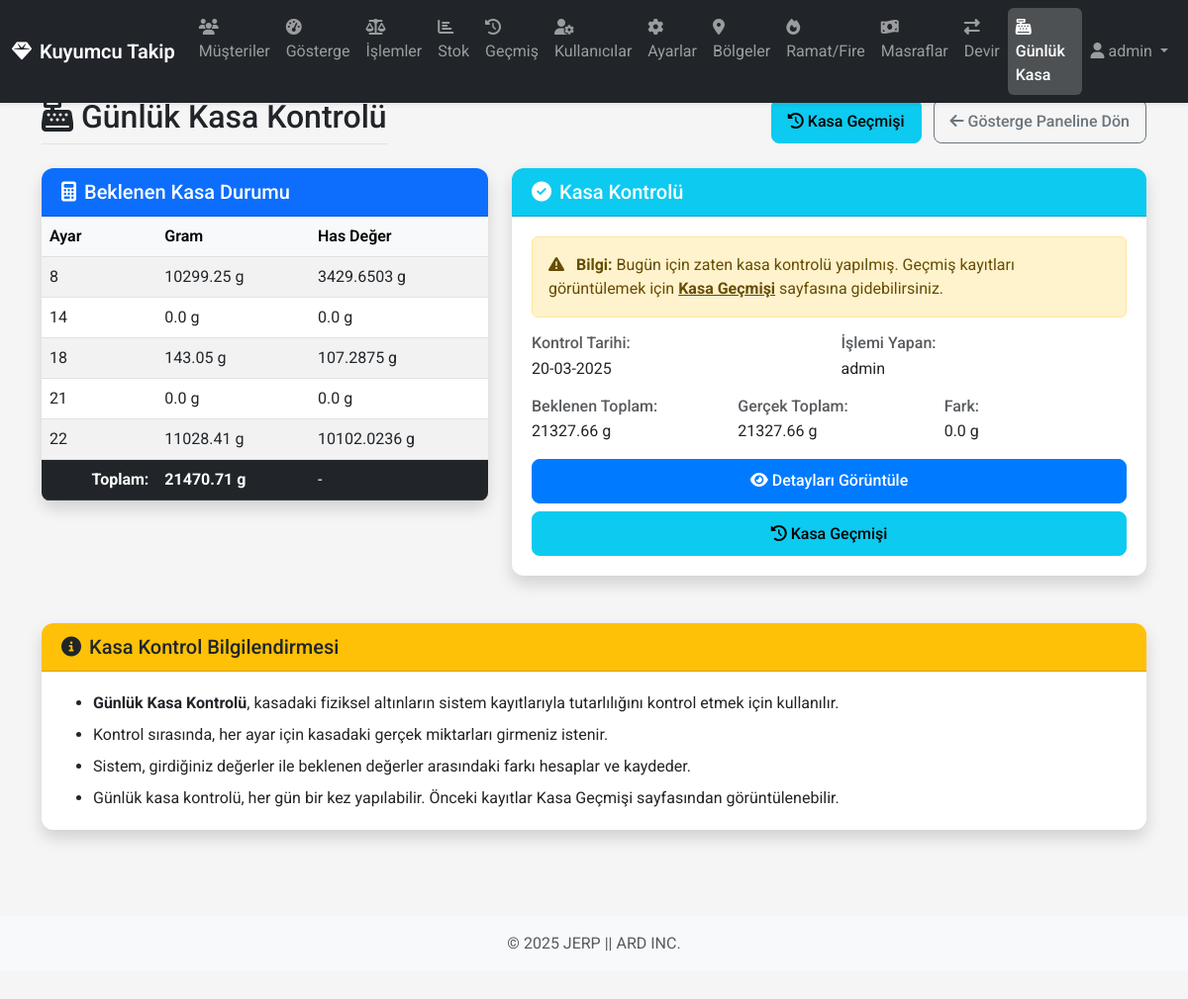
Page /daily-vault (signed in) on the committed database.
### app/models/database.py (models this page shows, shortened)
class User(db.Model, UserMixin):
    __tablename__ = 'users'
    id = db.Column(db.Integer, primary_key=True)
    username = db.Column(db.String(64), unique=True, nullable=False)
    password_hash = db.Column(db.String(128), nullable=False)
    is_admin = db.Column(db.Boolean, default=False)
    role = db.Column(db.String(20), default='staff')
    created_by_id = db.Column(db.Integer, db.ForeignKey('users.id'))
    created_at = db.Column(db.DateTime, default=datetime.utcnow)
    created_by = db.relationship('User', remote_side=[id], backref=db.backref('created_users', lazy='dynamic'))
    def has_role(self, role):
        if self.is_admin:
            return True
        if role == 'manager' and self.role == 'manager':
            return True
        if role == 'staff' and (self.role == 'manager' or self.role == 'staff'):
            return True
        return False

class Setting(db.Model):
    __tablename__ = 'settings'
    id = db.Column(db.Integer, primary_key=True)
    name = db.Column(db.String(10), unique=True, nullable=False)
    purity_per_thousand = db.Column(db.Integer, nullable=False, default=916)  # Varsayılan değer 22 ayar için

class DailyVault(db.Model):
    __tablename__ = 'daily_vaults'
    id = db.Column(db.Integer, primary_key=True)
    date = db.Column(db.Date, default=datetime.utcnow().date, nullable=False)
    expected_total = db.Column(db.Float, nullable=False)  # Sistemde beklenen toplam
    actual_total = db.Column(db.Float, nullable=False)  # Girilen gerçek toplam
    difference = db.Column(db.Float, nullable=False)  # Fark
    user_id = db.Column(db.Integer, db.ForeignKey('users.id'))
    notes = db.Column(db.Text)
    user = db.relationship('User')
    details = db.relationship('DailyVaultDetail', backref='daily_vault', lazy='dynamic')

### app/routes/views.py (the view, shortened to what this page needs)
@main_bp.route('/daily-vault', methods=['GET', 'POST'])
@login_required
def daily_vault():
    expected_data = SystemManager.calculate_vault_expected()
    today = datetime.utcnow().date()
    today_record = DailyVault.query.filter(DailyVault.date == today).first()
    return render_template(
        'daily_vault.html',
        expected_data=expected_data,
        today_record=today_record
    )

### app/templates/daily_vault.html (shortened to what this page needs)
{% extends 'base.html' %}
{% block content %}
<div class="row mb-4">
    <div class="col">
        <div class="d-flex justify-content-between align-items-center flex-wrap">
            <h2 class="border-bottom pb-2 mb-0">
                <i class="fas fa-cash-register me-2"></i>Günlük Kasa Kontrolü
            </h2>
            <div class="mt-2 mt-md-0">
                <a href="{{ url_for('main.daily_vault_history') }}" class="btn btn-info me-2">
                    <i class="fas fa-history me-1"></i><span class="d-none d-md-inline-block">Kasa Geçmişi</span>
                </a>
                <a href="{{ url_for('main.dashboard') }}" class="btn btn-outline-secondary">
                    <i class="fas fa-arrow-left me-1"></i><span class="d-none d-md-inline-block">Gösterge Paneline Dön</span>
                </a>
            </div>
        </div>
    </div>
</div>
<div class="row">
    <div class="col-lg-5 mb-4">
        <div class="card shadow">
            <div class="card-header bg-primary text-white">
                <h5 class="mb-0"><i class="fas fa-calculator me-2"></i>Beklenen Kasa Durumu</h5>
            </div>
            <div class="card-body p-0">
                <div class="table-responsive">
                    <table class="table table-hover table-striped mb-0" id="expected-vault-table">
                        <thead class="table-light">
                            <tr>
                                <th>Ayar</th>
                                <th>Gram</th>
                                <th>Has Değer</th>
                            </tr>
                        </thead>
                        <tbody>
                            {% for setting_id, setting_data in expected_data.details.items() %}
                            <tr>
                                <td>{{ setting_data.setting.name }}</td>
                                <td>{{ setting_data.gram|round(2) }} g</td>
                                <td>{{ (setting_data.gram * setting_data.setting.purity_per_thousand / 1000)|round(4) }} g</td>
                            </tr>
                            {% endfor %}
                        </tbody>
                        <tfoot class="table-dark">
                            <tr>
                                <td colspan="1" class="fw-bold text-end">Toplam:</td>
                                <td class="fw-bold">{{ expected_data.total|round(2) }} g</td>
                                <td>-</td>
                            </tr>
                        </tfoot>
                    </table>
                </div>
            </div>
        </div>
    </div>
    <div class="col-lg-7 mb-4">
        <div class="card shadow">
            <div class="card-header bg-info text-white">
                <h5 class="mb-0"><i class="fas fa-check-circle me-2"></i>Kasa Kontrolü</h5>
            </div>
            <div class="card-body">
                {% if today_record %}
                <div class="alert alert-warning">
                    <i class="fas fa-exclamation-triangle me-2"></i>
                    <strong>Bilgi:</strong> Bugün için zaten kasa kontrolü yapılmış. Geçmiş kayıtları görüntülemek için
                    <a href="{{ url_for('main.daily_vault_history') }}" class="alert-link">Kasa Geçmişi</a> sayfasına gidebilirsiniz.
                </div>
                <div class="row">
                    <div class="col-md-6 mb-3">
                        <h6 class="text-muted mb-1">Kontrol Tarihi:</h6>
                        <p class="mb-0">{{ today_record.date.strftime('%d-%m-%Y') }}</p>
                    </div>
                    <div class="col-md-6 mb-3">
                        <h6 class="text-muted mb-1">İşlemi Yapan:</h6>
                        <p class="mb-0">{{ today_record.user.username }}</p>
                    </div>
                </div>
                <div class="row">
                    <div class="col-md-4 mb-3">
                        <h6 class="text-muted mb-1">Beklenen Toplam:</h6>
                        <p class="mb-0">{{ today_record.expected_total|round(2) }} g</p>
                    </div>
                    <div class="col-md-4 mb-3">
                        <h6 class="text-muted mb-1">Gerçek Toplam:</h6>
                        <p class="mb-0">{{ today_record.actual_total|round(2) }} g</p>
                    </div>
                    <div class="col-md-4 mb-3">
                        <h6 class="text-muted mb-1">Fark:</h6>
                        <p class="mb-0 {{ 'text-danger' if today_record.difference < 0 else 'text-success' if today_record.difference > 0 else '' }}">
                            {{ today_record.difference|round(2) }} g
                        </p>
                    </div>
                </div>
                <div class="d-grid gap-2">
                    <a href="{{ url_for('main.daily_vault_detail', vault_id=today_record.id) }}" class="btn btn-primary">
                        <i class="fas fa-eye me-1"></i>Detayları Görüntüle
                    </a>
                    <a href="{{ url_for('main.daily_vault_history') }}" class="btn btn-info">
                        <i class="fas fa-history me-1"></i>Kasa Geçmişi
                    </a>
                </div>
                {% endif %}
            </div>
        </div>
    </div>
</div>
<div class="row">
    <div class="col-12">
        <div class="card shadow">
            <div class="card-header bg-warning text-dark">
                <h5 class="mb-0"><i class="fas fa-info-circle me-2"></i>Kasa Kontrol Bilgilendirmesi</h5>
            </div>
            <div class="card-body">
                <ul class="mb-0">
                    <li class="mb-2">
                        <strong>Günlük Kasa Kontrolü</strong>, kasadaki fiziksel altınların sistem kayıtlarıyla tutarlılığını kontrol etmek için kullanılır.
                    </li>
                    <li class="mb-2">
                        Kontrol sırasında, her ayar için kasadaki gerçek miktarları girmeniz istenir.
                    </li>
                    <li class="mb-2">
                        Sistem, girdiğiniz değerler ile beklenen değerler arasındaki farkı hesaplar ve kaydeder.
                    </li>
                    <li>
                        Günlük kasa kontrolü, her gün bir kez yapılabilir. Önceki kayıtlar Kasa Geçmişi sayfasından görüntülenebilir.
                    </li>
                </ul>
            </div>
        </div>
    </div>
</div>
{% endblock %}

### app/templates/base.html (shortened to what this page needs)
<!DOCTYPE html>
<html lang="tr">
<head>
    <link href="https://cdn.jsdelivr.net/npm/bootstrap@5.3.0/dist/css/bootstrap.min.css" rel="stylesheet">
    <link rel="stylesheet" href="https://cdnjs.cloudflare.com/ajax/libs/font-awesome/6.4.0/css/all.min.css">
    <link rel="stylesheet" href="{{ url_for('static', filename='css/style.css') }}">
    <link rel="stylesheet" href="{{ url_for('static', filename='css/mobile.css') }}">
</head>
<body>
    {% if current_user.is_authenticated %}
    <nav class="navbar navbar-expand-lg navbar-dark bg-dark fixed-top">
        <div class="container-fluid">
            <a class="navbar-brand d-flex align-items-center" href="{{ url_for('main.dashboard') }}">
                <i class="fas fa-gem me-2"></i>Kuyumcu Takip
            </a>
            <div class="collapse navbar-collapse" id="navbarNav">
                <ul class="navbar-nav me-auto">
                    <li class="nav-item">
                        <a class="nav-link {% if request.endpoint == 'main.customers' %}active{% endif %}" href="{{ url_for('main.customers') }}">
                            <i class="fas fa-users nav-icon"></i>
                            <span class="nav-text">Müşteriler</span>
                        </a>
                    </li>
                    <li class="nav-item">
                        <a class="nav-link {% if request.endpoint == 'main.dashboard' %}active{% endif %}" href="{{ url_for('main.dashboard') }}">
                            <i class="fas fa-tachometer-alt nav-icon"></i>
                            <span class="nav-text">Gösterge</span>
                        </a>
                    </li>
                    <li class="nav-item">
                        <a class="nav-link {% if request.endpoint == 'main.operations' %}active{% endif %}" href="{{ url_for('main.operations') }}">
                            <i class="fas fa-balance-scale nav-icon"></i>
                            <span class="nav-text">İşlemler</span>
                        </a>
                    </li>
                    <li class="nav-item">
                        <a class="nav-link {% if request.endpoint == 'main.stock' %}active{% endif %}" href="{{ url_for('main.stock') }}">
                            <i class="fas fa-chart-bar nav-icon"></i>
                            <span class="nav-text">Stok</span>
                        </a>
                    </li>
                    <li class="nav-item">
                        <a class="nav-link {% if request.endpoint == 'main.history' %}active{% endif %}" href="{{ url_for('main.history') }}">
                            <i class="fas fa-history nav-icon"></i>
                            <span class="nav-text">Geçmiş</span>
                        </a>
                    </li>
                    {% if current_user.has_role('manager') %}
                    <li class="nav-item">
                        <a class="nav-link {% if request.endpoint == 'main.users' %}active{% endif %}" href="{{ url_for('main.users') }}">
                            <i class="fas fa-user-cog nav-icon"></i>
                            <span class="nav-text">Kullanıcılar</span>
                        </a>
                    </li>
                    {% endif %}
                    {% if current_user.is_admin %}
                    <li class="nav-item">
                        <a class="nav-link {% if request.endpoint == 'main.settings' %}active{% endif %}" href="{{ url_for('main.settings') }}">
                            <i class="fas fa-cog nav-icon"></i>
                            <span class="nav-text">Ayarlar</span>
                        </a>
                    </li>
                    {% endif %}
                    <li class="nav-item">
                        <a class="nav-link {% if request.endpoint == 'main.regions' %}active{% endif %}" href="{{ url_for('main.manage_regions') }}">
                            <i class="fas fa-map-marker-alt nav-icon"></i>
                            <span class="nav-text">Bölgeler</span>
                        </a>
                    </li>
                    <li class="nav-item">
                        <a class="nav-link {% if request.endpoint == 'main.ramat' or request.endpoint == 'main.fires' %}active{% endif %}" href="{{ url_for('main.ramat') }}">
                            <i class="fas fa-fire nav-icon"></i>
                            <span class="nav-text">Ramat/Fire</span>
                        </a>
                    </li>
                    <li class="nav-item">
                        <a class="nav-link {% if request.endpoint == 'main.expenses' %}active{% endif %}" href="{{ url_for('main.expenses') }}">
                            <i class="fas fa-money-bill-wave nav-icon"></i>
                            <span class="nav-text">Masraflar</span>
                        </a>
                    </li>
                    <li class="nav-item">
                        <a class="nav-link {% if request.endpoint == 'main.transfers' or request.endpoint == 'main.new_transfer' %}active{% endif %}" href="{{ url_for('main.transfers') }}">
                            <i class="fas fa-exchange-alt nav-icon"></i>
                            <span class="nav-text">Devir</span>
                        </a>
                    </li>
                    <li class="nav-item">
                        <a class="nav-link {% if request.endpoint == 'main.daily_vault' or request.endpoint == 'main.daily_vault_history' %}active{% endif %}" href="{{ url_for('main.daily_vault') }}">
                            <i class="fas fa-cash-register nav-icon"></i>
                            <span class="nav-text">Günlük Kasa</span>
                        </a>
                    </li>
                </ul>
                <div class="navbar-nav d-flex align-items-center">
                    <div class="nav-item dropdown">
                        <a class="nav-link dropdown-toggle" href="#" id="navbarDropdown" role="button" data-bs-toggle="dropdown">
                            <i class="fas fa-user me-1"></i><span class="username-text">{{ current_user.username }}</span>
                        </a>
                    </div>
                </div>
            </div>
        </div>
    </nav>
    {% endif %}
    <div class="container main-container mt-4 mb-5">
        {% block content %}{% endblock %}
    </div>
    <footer class="footer py-3 bg-light">
        <div class="container text-center">
            <span class="text-muted">© 2025 JERP || ARD INC. </span>
        </div>
    </footer>
</body>
</html>

### rows in the picture
User: username "admin", user.username "admin"
Setting: setting.name "8", purity_per_thousand "3429.6503"
Setting: setting.name "14", purity_per_thousand "0.0"
Setting: setting.name "18", purity_per_thousand "107.2875"
Setting: setting.name "21", purity_per_thousand "0.0"
Setting: setting.name "22", purity_per_thousand "10102.0236"
DailyVault: date "20-03-2025", expected_total "21327.66", actual_total "21327.66", difference "0.0"

### other values in the picture
{{ setting_data.gram|round(2) }} "10299.25" "0.0" "143.05" "0.0" "11028.41"
{{ expected_data.total|round(2) }} "21470.71"
